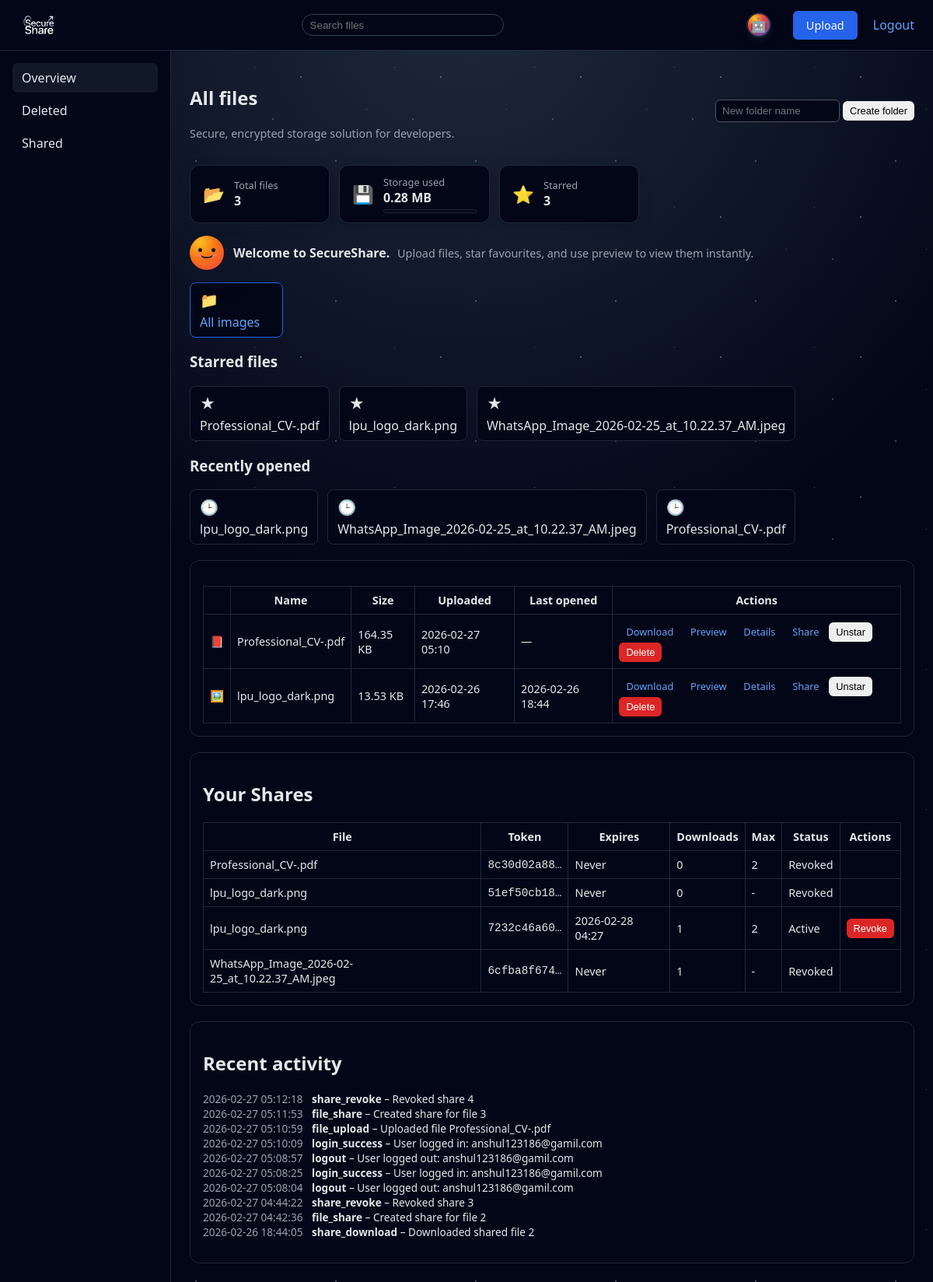
/files/dashboard?view=all&folder=2 (signed in), run on the app's committed database.
### models.py (models this page shows)
class Folder(db.Model):
    __tablename__ = "folders"
    id = db.Column(db.Integer, primary_key=True)
    owner_id = db.Column(db.Integer, db.ForeignKey("users.id"), nullable=False)
    name = db.Column(db.String(255), nullable=False)
    created_at = db.Column(db.DateTime, default=datetime.utcnow, nullable=False)
    is_deleted = db.Column(db.Boolean, default=False, nullable=False)
    files = db.relationship("File", backref="folder", lazy=True)

class File(db.Model):
    __tablename__ = "files"
    id = db.Column(db.Integer, primary_key=True)
    owner_id = db.Column(db.Integer, db.ForeignKey("users.id"), nullable=False)
    folder_id = db.Column(db.Integer, db.ForeignKey("folders.id"), nullable=True)
    original_filename = db.Column(db.String(255), nullable=False)
    stored_filename = db.Column(db.String(255), nullable=False, unique=True)
    mime_type = db.Column(db.String(128), nullable=True)
    size_bytes = db.Column(db.Integer, nullable=False)
    sha256_hash = db.Column(db.String(64), nullable=False)
    created_at = db.Column(db.DateTime, default=datetime.utcnow, nullable=False)
    is_deleted = db.Column(db.Boolean, default=False, nullable=False)
    is_starred = db.Column(db.Boolean, default=False, nullable=False)
    last_accessed_at = db.Column(db.DateTime, nullable=True)
    shares = db.relationship("Share", backref="file", lazy=True, cascade="all, delete-orphan")
    versions = db.relationship("FileVersion", backref="file", lazy=True, cascade="all, delete-orphan", order_by="FileVersion.created_at.desc()")
    comments = db.relationship("Comment", backref="file", lazy=True, cascade="all, delete-orphan", order_by="Comment.created_at.desc()")

class Share(db.Model):
    __tablename__ = "shares"
    id = db.Column(db.Integer, primary_key=True)
    file_id = db.Column(db.Integer, db.ForeignKey("files.id"), nullable=False)
    owner_id = db.Column(db.Integer, db.ForeignKey("users.id"), nullable=False)
    target_user_id = db.Column(db.Integer, db.ForeignKey("users.id"), nullable=True)
    token = db.Column(db.String(64), unique=True, index=True, nullable=False)
    expires_at = db.Column(db.DateTime, nullable=True)
    max_downloads = db.Column(db.Integer, nullable=True)
    download_count = db.Column(db.Integer, default=0, nullable=False)
    is_revoked = db.Column(db.Boolean, default=False, nullable=False)
    created_at = db.Column(db.DateTime, default=datetime.utcnow, nullable=False)

class AuditLog(db.Model):
    __tablename__ = "audit_logs"
    id = db.Column(db.Integer, primary_key=True)
    user_id = db.Column(db.Integer, db.ForeignKey("users.id"), nullable=True)
    ip_address = db.Column(db.String(64), nullable=True)
    event_type = db.Column(db.String(64), nullable=False)
    description = db.Column(db.Text, nullable=False)
    created_at = db.Column(db.DateTime, server_default=func.now(), nullable=False)

### views_files.py (the view)
@files_bp.route("/dashboard")
@login_required
def dashboard():
    view = request.args.get("view", "all")
    folder_id = request.args.get("folder", type=int)
    q = request.args.get("q", "").strip()
    base_query = File.query.filter_by(owner_id=current_user.id)
    all_files = base_query.filter_by(is_deleted=False).all()
    total_files = len(all_files)
    total_storage_bytes = sum(f.size_bytes for f in all_files)
    total_storage_mb = total_storage_bytes / (1024 * 1024) if total_storage_bytes else 0
    starred_count = sum(1 for f in all_files if f.is_starred)
    if folder_id:
        base_query = base_query.filter_by(folder_id=folder_id)
    if view == "deleted":
        files = base_query.filter_by(is_deleted=True)
    else:
        files = base_query.filter_by(is_deleted=False)
    if q:
        files = files.filter(File.original_filename.ilike(f"%{q}%"))
    files = files.order_by(File.created_at.desc()).all()
    shares = (
        Share.query.filter_by(owner_id=current_user.id)
        .order_by(Share.created_at.desc())
        .all()
    )
    folders = (
        Folder.query.filter_by(owner_id=current_user.id, is_deleted=False)
        .order_by(Folder.created_at.asc())
        .all()
    )
    from models import AuditLog
    recent_activity = (
        AuditLog.query.filter_by(user_id=current_user.id)
        .order_by(AuditLog.created_at.desc())
        .limit(10)
        .all()
    )
    starred_files = (
        File.query.filter_by(owner_id=current_user.id, is_deleted=False, is_starred=True)
        .order_by(File.created_at.desc())
        .limit(6)
        .all()
    )
    recent_files = (
        File.query.filter_by(owner_id=current_user.id, is_deleted=False)
        .order_by(File.last_accessed_at.desc().nullslast(), File.created_at.desc())
        .limit(6)
        .all()
    )
    return render_template(
        "dashboard.html",
        files=files,
        shares=shares,
        folders=folders,
        current_view=view,
        current_folder_id=folder_id,
        recent_activity=recent_activity,
        starred_files=starred_files,
        recent_files=recent_files,
        total_files=total_files,
        total_storage_mb=total_storage_mb,
        starred_count=starred_count,
    )

### models.py (called while the page is built)
@login_manager.user_loader
def load_user(user_id):
    return db.session.get(User, int(user_id))

### templates/dashboard.html (shortened to what this page needs)
{% extends "base.html" %}
{% block content %}
  <div class="files-header">
    <div>
      <h2>
        {% if current_view == 'deleted' %}Deleted files{% else %}All files{% endif %}
      </h2>
      <p class="subtitle">Secure, encrypted storage solution for developers.</p>
    </div>
    <div class="files-header-actions">
      <form method="post" action="{{ url_for('files.create_folder') }}" class="inline-form">
        <input type="text" name="name" placeholder="New folder name" class="input small-input" autocomplete="off">
        <button class="btn btn-small" type="submit">Create folder</button>
      </form>
    </div>
  </div>
  {% if current_view != 'deleted' %}
    <div class="stats-row fade-in">
      <div class="stat-card">
        <div class="stat-icon">📂</div>
        <div class="stat-content">
          <span class="label">Total files</span>
          <span class="value">{{ total_files }}</span>
        </div>
      </div>
      <div class="stat-card">
        <div class="stat-icon">💾</div>
        <div class="stat-content">
          <span class="label">Storage used</span>
          <span class="value">{{ total_storage_mb | round(2) }} MB</span>
          <div class="stat-bar">
            {% set pct = (total_storage_mb / 1024 * 100) if total_storage_mb else 0 %}
          </div>
        </div>
      </div>
      <div class="stat-card">
        <div class="stat-icon">⭐</div>
        <div class="stat-content">
          <span class="label">Starred</span>
          <span class="value">{{ starred_count }}</span>
        </div>
      </div>
    </div>
  {% endif %}
  {% if current_view != 'deleted' %}
    <div class="mascot-tip fade-in">
      <div class="mascot-avatar">
        <div class="mascot-face">
          <div class="mascot-eye left"></div>
          <div class="mascot-eye right"></div>
          <div class="mascot-mouth"></div>
          <div class="mascot-cheek left"></div>
          <div class="mascot-cheek right"></div>
        </div>
      </div>
      <div class="mascot-text">
        <strong>Welcome to SecureShare.</strong>
        <span>Upload files, star favourites, and use preview to view them instantly.</span>
      </div>
    </div>
  {% endif %}
  {% if folders %}
    <div class="folder-row">
      {% for folder in folders %}
        <a href="{{ url_for('files.dashboard', view=current_view, folder=folder.id) }}" class="folder-card {% if current_folder_id == folder.id %}active{% endif %}">
          <div class="folder-icon">📁</div>
          <div class="folder-name">{{ folder.name }}</div>
        </a>
      {% endfor %}
    </div>
  {% endif %}
  {% if current_view != 'deleted' %}
    {% if starred_files %}
      <h3>Starred files</h3>
      <div class="folder-row">
        {% for f in starred_files %}
          <div class="folder-card">
            <div class="folder-icon">★</div>
            <div class="folder-name">{{ f.original_filename }}</div>
          </div>
        {% endfor %}
      </div>
    {% endif %}
    {% if recent_files %}
      <h3>Recently opened</h3>
      <div class="folder-row">
        {% for f in recent_files %}
          <div class="folder-card">
            <div class="folder-icon">🕒</div>
            <div class="folder-name">{{ f.original_filename }}</div>
          </div>
        {% endfor %}
      </div>
    {% endif %}
  {% endif %}
  <div class="card section-card">
    {% if files %}
      <table class="table table-files fade-in">
        <thead>
          <tr>
            <th></th>
            <th>Name</th>
            <th>Size</th>
            <th>Uploaded</th>
            <th>Last opened</th>
            <th>Actions</th>
          </tr>
        </thead>
        <tbody>
          {% for f in files %}
            <tr>
              <td class="icon-cell">
                {% if f.mime_type and 'image' in f.mime_type %}
                  🖼️
                {% elif f.mime_type and 'pdf' in f.mime_type %}
                  📕
                {% elif f.is_starred %}
                  ★
                {% else %}
                  📄
                {% endif %}
              </td>
              <td>{{ f.original_filename }}</td>
              <td>{{ (f.size_bytes / 1024) | round(2) }} KB</td>
              <td>{{ f.created_at.strftime('%Y-%m-%d %H:%M') }}</td>
              <td>
                {% if f.last_accessed_at %}
                  {{ f.last_accessed_at.strftime('%Y-%m-%d %H:%M') }}
                {% else %}
                  —
                {% endif %}
              </td>
              <td>
                {% if not f.is_deleted %}
                  <a href="{{ url_for('files.download', file_id=f.id) }}" class="btn btn-small">Download</a>
                  <a href="{{ url_for('files.preview', file_id=f.id) }}" class="btn btn-small">Preview</a>
                  <a href="{{ url_for('files.details', file_id=f.id) }}" class="btn btn-small">Details</a>
                  <a href="{{ url_for('files.share', file_id=f.id) }}" class="btn btn-small">Share</a>
                  <form method="post" action="{{ url_for('files.toggle_star', file_id=f.id, view=current_view) }}" style="display:inline;">
                    <button class="btn btn-small" type="submit">
                      {% if f.is_starred %}Unstar{% else %}Star{% endif %}
                    </button>
                  </form>
                  <form method="post" action="{{ url_for('files.delete_file', file_id=f.id, view=current_view) }}" style="display:inline;">
                    <button class="btn btn-small btn-danger" type="submit">Delete</button>
                  </form>
                {% else %}
                  <form method="post" action="{{ url_for('files.restore_file', file_id=f.id, view=current_view) }}" style="display:inline;">
                    <input type="hidden" name="csrf_token" value="{{ csrf_token() }}">
                    <button class="btn btn-small" type="submit">Restore</button>
                  </form>
                {% endif %}
              </td>
            </tr>
          {% endfor %}
        </tbody>
      </table>
    {% endif %}
  </div>
  <div class="card section-card">
    <h2 id="shares">Your Shares</h2>
    {% if shares %}
      <table class="table fade-in">
        <thead>
          <tr>
            <th>File</th>
            <th>Token</th>
            <th>Expires</th>
            <th>Downloads</th>
            <th>Max</th>
            <th>Status</th>
            <th>Actions</th>
          </tr>
        </thead>
        <tbody>
          {% for s in shares %}
            <tr>
              <td>{{ s.file.original_filename }}</td>
              <td class="mono">{{ s.token[:10] }}…</td>
              <td>
                {% if s.expires_at %}
                  {{ s.expires_at.strftime('%Y-%m-%d %H:%M') }}
                {% else %}
                  Never
                {% endif %}
              </td>
              <td>{{ s.download_count }}</td>
              <td>{{ s.max_downloads if s.max_downloads is not none else '-' }}</td>
              <td>
                {% if s.is_revoked %}
                  Revoked
                {% else %}
                  Active
                {% endif %}
              </td>
              <td>
                {% if not s.is_revoked %}
                  <form method="post" action="{{ url_for('files.revoke_share', share_id=s.id) }}" style="display:inline;">
                    <button class="btn btn-small btn-danger" type="submit">Revoke</button>
                  </form>
                {% endif %}
              </td>
            </tr>
          {% endfor %}
        </tbody>
      </table>
    {% else %}
      <p>No active shares.</p>
    {% endif %}
  </div>
  <div class="card section-card">
    <h2>Recent activity</h2>
    {% if recent_activity %}
      <ul class="activity-list">
        {% for log in recent_activity %}
          <li>
            <span class="activity-time">{{ log.created_at }}</span>
            <span class="activity-type">{{ log.event_type }}</span> – {{ log.description }}
          </li>
        {% endfor %}
      </ul>
    {% else %}
      <p>No recent activity.</p>
    {% endif %}
  </div>
{% endblock %}

### data on the page
Folder: name "All images"
File: original_filename "Professional_CV-.pdf", (f.size_bytes/1024)|round(2) "164.35", created_at "2026-02-27 05:10", is_starred "Unstar"
File: original_filename "lpu_logo_dark.png", (f.size_bytes/1024)|round(2) "13.53", created_at "2026-02-26 17:46", last_accessed_at "2026-02-26 18:44", is_starred "Unstar"
File: original_filename "WhatsApp_Image_2026-02-25_at_10.22.37_AM.jpeg"
Share: file.original_filename "Professional_CV-.pdf", token "8c30d02a88", shows "Never", download_count "0", max_downloads "2", is_revoked "Revoked"
Share: file.original_filename "lpu_logo_dark.png", token "51ef50cb18", shows "Never", download_count "0", max_downloads "-", is_revoked "Revoked"
Share: file.original_filename "lpu_logo_dark.png", token "7232c46a60", expires_at "2026-02-28 04:27", download_count "1", max_downloads "2", is_revoked "Active"
Share: file.original_filename "WhatsApp_Image_2026-02-25_at_10.22.37_AM.jpeg", token "6cfba8f674", shows "Never", download_count "1", max_downloads "-", is_revoked "Revoked"
AuditLog: created_at "2026-02-27 05:12:18", event_type "share_revoke", description "Revoked share 4"
AuditLog: created_at "2026-02-27 05:11:53", event_type "file_share", description "Created share for file 3"
AuditLog: created_at "2026-02-27 05:10:59", event_type "file_upload", description "Uploaded file Professional_CV-.pdf"
AuditLog: created_at "2026-02-27 05:10:09", event_type "login_success", description "User logged in: anshul123186@gamil.com"
AuditLog: created_at "2026-02-27 05:08:57", event_type "logout", description "User logged out: anshul123186@gamil.com"
AuditLog: created_at "2026-02-27 05:08:25", event_type "login_success", description "User logged in: anshul123186@gamil.com"
AuditLog: created_at "2026-02-27 05:08:04", event_type "logout", description "User logged out: anshul123186@gamil.com"
AuditLog: created_at "2026-02-27 04:44:22", event_type "share_revoke", description "Revoked share 3"
AuditLog: created_at "2026-02-27 04:42:36", event_type "file_share", description "Created share for file 2"
AuditLog: created_at "2026-02-26 18:44:05", event_type "share_download", description "Downloaded shared file 2"

### other printed values
{{ total_files }} "3"
{{ total_storage_mb | round(2) }} "0.28"
{{ starred_count }} "3"
